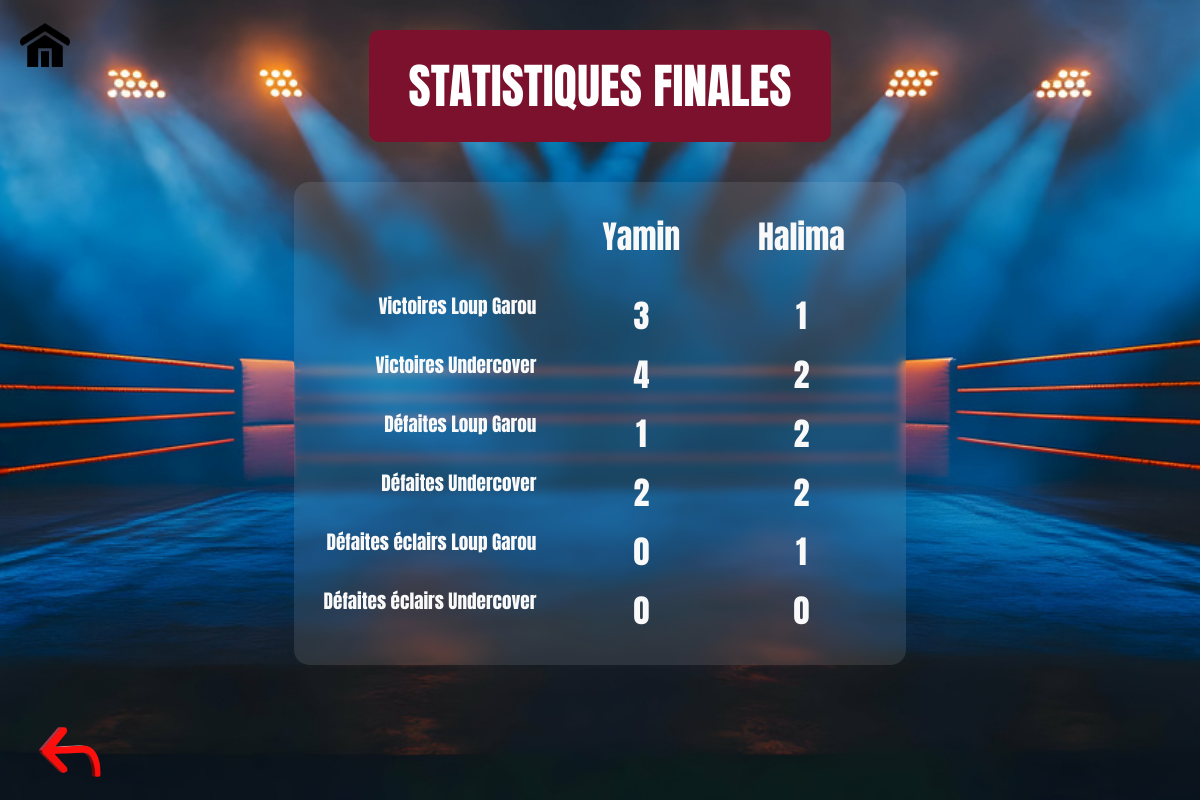
The app's page /page/stats.php with its own data.
### tables this page shows
CREATE TABLE IF NOT EXISTS `persos` (
  `id` int NOT NULL AUTO_INCREMENT,
  `prenom` varchar(10) NOT NULL,
  PRIMARY KEY (`id`)
);

CREATE TABLE IF NOT EXISTS `loup_garou` (
  `id_personne` int NOT NULL,
  `victoire` int NOT NULL,
  `defaite` int NOT NULL,
  `defaite_eclair` int NOT NULL,
  KEY `fk_id_personne` (`id_personne`)
);

CREATE TABLE IF NOT EXISTS `undercover` (
  `id_personne` int NOT NULL,
  `victoire` int NOT NULL,
  `defaite` int NOT NULL,
  `defaite_eclair` int NOT NULL,
  KEY `fk_id_personne` (`id_personne`)
);

### page/stats.php (the view, shortened to what this page needs)
<?php
$pdo = new PDO('mysql:host=localhost;dbname=vs;charset=utf8mb4', 'root', '');
$sql = "
    SELECT p.prenom,
           u.victoire AS victoire_undercover,
           u.defaite AS defaite_undercover,
           l.victoire AS victoire_loup,
           l.defaite AS defaite_loup,
           l.defaite_eclair AS defaite_eclair_loup
    FROM persos p
    LEFT JOIN undercover u ON p.id = u.id_personne
    LEFT JOIN loup_garou l ON p.id = l.id_personne
";
$joueurs = $pdo->query($sql)->fetchAll(PDO::FETCH_ASSOC);
?>
<div class="title">STATISTIQUES FINALES</div>
<div class="scoreboard">
  <div></div>
  <div class="player-name"><?= htmlspecialchars($joueurs[0]['prenom']) ?></div>
  <div class="player-name"><?= htmlspecialchars($joueurs[1]['prenom']) ?></div>
  <div class="label">Victoires Loup Garou</div>
  <div class="player-score"><?= $joueurs[0]['victoire_loup'] ?></div>
  <div class="player-score"><?= $joueurs[1]['victoire_loup'] ?></div>
  <div class="label">Victoires Undercover</div>
  <div class="player-score"><?= $joueurs[0]['victoire_undercover'] ?></div>
  <div class="player-score"><?= $joueurs[1]['victoire_undercover'] ?></div>
  <div class="label">Défaites Loup Garou</div>
  <div class="player-score"><?= $joueurs[0]['defaite_loup'] ?></div>
  <div class="player-score"><?= $joueurs[1]['defaite_loup'] ?></div>
  <div class="label">Défaites Undercover</div>
  <div class="player-score"><?= $joueurs[0]['defaite_undercover'] ?></div>
  <div class="player-score"><?= $joueurs[1]['defaite_undercover'] ?></div>
  <div class="label">Défaites éclairs Loup Garou</div>
  <div class="player-score"><?= $joueurs[0]['defaite_eclair_loup'] ?></div>
  <div class="player-score"><?= $joueurs[1]['defaite_eclair_loup'] ?></div>
  <div class="label">Défaites éclairs Undercover</div>
  <div class="player-score"><?= $joueurs[0]['defaite_eclair_undercover'] ?? 0 ?></div>
  <div class="player-score"><?= $joueurs[1]['defaite_eclair_undercover'] ?? 0 ?></div>
</div>
<a href="javascript:history.back()" class="btn-retour">
    <img src="../img/return.png" alt="Bouton retour" />
</a>
<a href="/vs/page/menu.php" class="btn-accueil">
  <img src="../img/home.png" alt="Accueil" />
</a>

### page/stats.php (style rules this page uses)
.title { background-color: #7b112c; color: white; font-size: 3em; padding: 20px 40px; margin-top: 30px; text-align: center; border-radius: 10px; }
.btn-retour { position: fixed; bottom: 20px; left: 20px; z-index: 1000; cursor: pointer; display: inline-block; width: 50px; height: auto; }
.btn-retour img { width: 200%; height: auto; display: block; }
.btn-accueil { position: fixed; top: 20px; left: 20px; z-index: 1000; cursor: pointer; display: inline-block; width: 50px; height: auto; }
.btn-accueil img { width: 100%; height: auto; display: block; }
.scoreboard { display: grid; grid-template-columns: 1fr 150px 150px; gap: 10px; margin-top: 40px; background: rgba(255, 255, 255, 0.1); padding: 30px; border-radius: 15px; backdrop-filter: blur(4px); }
.label { text-align: right; padding-right: 20px; font-size: 1.2em; }
.player-name { font-size: 2em; margin-bottom: 20px; text-align: center; }
.player-score { text-align: center; font-size: 2em; }

### records on screen
persos: prenom "Yamin"
persos: prenom "Halima"
loup_garou: victoire "3", defaite "1", defaite_eclair "0"
loup_garou: victoire "1", defaite "2", defaite_eclair "1"
undercover: victoire "4", defaite "2"
undercover: victoire "2", defaite "2"

### other values on screen
$joueurs[0]['defaite_eclair_undercover'] "0"
$joueurs[1]['defaite_eclair_undercover'] "0"
